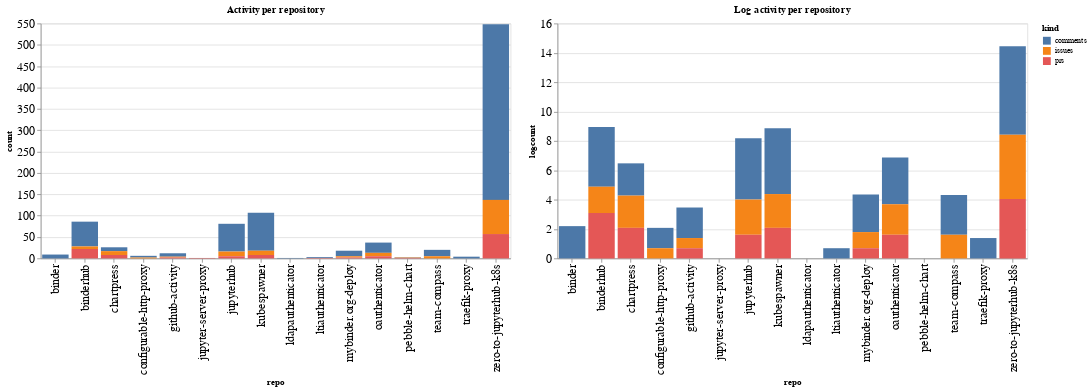

Notebook code cell kept with this figure:
### Code cell
ch1 = alt.Chart(repo_summaries, width=600, title="Activity per repository").mark_bar().encode(
    x='repo',
    y='count',
    color='kind',
    tooltip="kind"
)

ch2 = alt.Chart(repo_summaries, width=600, title="Log activity per repository").mark_bar().encode(
    x='repo',
    y='logcount',
    color='kind',
    tooltip="kind"
)

ch1 | ch2

### Figure 1 — Vega-Lite specification as saved in the notebook (floating-point values rounded to 4 significant figures)
{"config": {"axisLeft": {"labelFontSize": 15}, "axisBottom": {"labelFontSize": 15}}, "hconcat": [{"mark": "bar", "encoding": {"color": {"type": "nominal", "field": "kind"}, "tooltip": {"type": "nominal", "field": "kind"}, "x": {"type": "nominal", "field": "repo"}, "y": {"type": "quantitative", "field": "count"}}, "title": "Activity per repository", "width": 600}, {"mark": "bar", "encoding": {"color": {"type": "nominal", "field": "kind"}, "tooltip": {"type": "nominal", "field": "kind"}, "x": {"type": "nominal", "field": "repo"}, "y": {"type": "quantitative", "field": "logcount"}}, "title": "Log activity per repository", "width": 600}], "data": {"name": "data-0025dcc7c5a6337a99c3ea5f19e51a18"}, "$schema": "https://vega.github.io/schema/vega-lite/v4.8.1.json", "datasets": {"data-0025dcc7c5a6337a99c3ea5f19e51a18": [{"repo": "binder", "kind": "comments", "count": 9, "logcount": 2.197}, {"repo": "binderhub", "kind": "comments", "count": 58, "logcount": 4.06}, {"repo": "binderhub", "kind": "issues", "count": 6, "logcount": 1.792}, {"repo": "binderhub", "kind": "prs", "count": 22, "logcount": 3.091}, {"repo": "chartpress", "kind": "comments", "count": 9, "logcount": 2.197}, {"repo": "chartpress", "kind": "issues", "count": 9, "logcount": 2.197}, {"repo": "chartpress", "kind": "prs", "count": 8, "logcount": 2.079}, {"repo": "configurable-http-proxy", "kind": "comments", "count": 4, "logcount": 1.386}, {"repo": "configurable-http-proxy", "kind": "issues", "count": 2, "logcount": 0.6931}, {"repo": "github-activity", "kind": "comments", "count": 8, "logcount": 2.079}, {"repo": "github-activity", "kind": "issues", "count": 2, "logcount": 0.6931}, {"repo": "github-activity", "kind": "prs", "count": 2, "logcount": 0.6931}, {"repo": "jupyter-server-proxy", "kind": "prs", "count": 1, "logcount": 0.0}, {"repo": "jupyterhub", "kind": "comments", "count": 65, "logcount": 4.174}, {"repo": "jupyterhub", "kind": "issues", "count": 11, "logcount": 2.398}, {"repo": "jupyterhub", "kind": "prs", "count": 5, "logcount": 1.609}, {"repo": "kubespawner", "kind": "comments", "count": 89, "logcount": 4.489}, {"repo": "kubespawner", "kind": "issues", "count": 10, "logcount": 2.303}, {"repo": "kubespawner", "kind": "prs", "count": 8, "logcount": 2.079}, {"repo": "ldapauthenticator", "kind": "comments", "count": 1, "logcount": 0.0}, {"repo": "ltiauthenticator", "kind": "comments", "count": 2, "logcount": 0.6931}, {"repo": "ltiauthenticator", "kind": "prs", "count": 1, "logcount": 0.0}, {"repo": "mybinder.org-deploy", "kind": "comments", "count": 13, "logcount": 2.565}, {"repo": "mybinder.org-deploy", "kind": "issues", "count": 3, "logcount": 1.099}, {"repo": "mybinder.org-deploy", "kind": "prs", "count": 2, "logcount": 0.6931}, {"repo": "oauthenticator", "kind": "comments", "count": 24, "logcount": 3.178}, {"repo": "oauthenticator", "kind": "issues", "count": 8, "logcount": 2.079}, {"repo": "oauthenticator", "kind": "prs", "count": 5, "logcount": 1.609}, {"repo": "pebble-helm-chart", "kind": "comments", "count": 1, "logcount": 0.0}, {"repo": "pebble-helm-chart", "kind": "issues", "count": 1, "logcount": 0.0}, {"repo": "pebble-helm-chart", "kind": "prs", "count": 1, "logcount": 0.0}, {"repo": "team-compass", "kind": "comments", "count": 15, "logcount": 2.708}, {"repo": "team-compass", "kind": "issues", "count": 5, "logcount": 1.609}, {"repo": "traefik-proxy", "kind": "comments", "count": 4, "logcount": 1.386}, {"repo": "zero-to-jupyterhub-k8s", "kind": "comments", "count": 411, "logcount": 6.019}, {"repo": "zero-to-jupyterhub-k8s", "kind": "issues", "count": 80, "logcount": 4.382}, {"repo": "zero-to-jupyterhub-k8s", "kind": "prs", "count": 57, "logcount": 4.043}]}}
